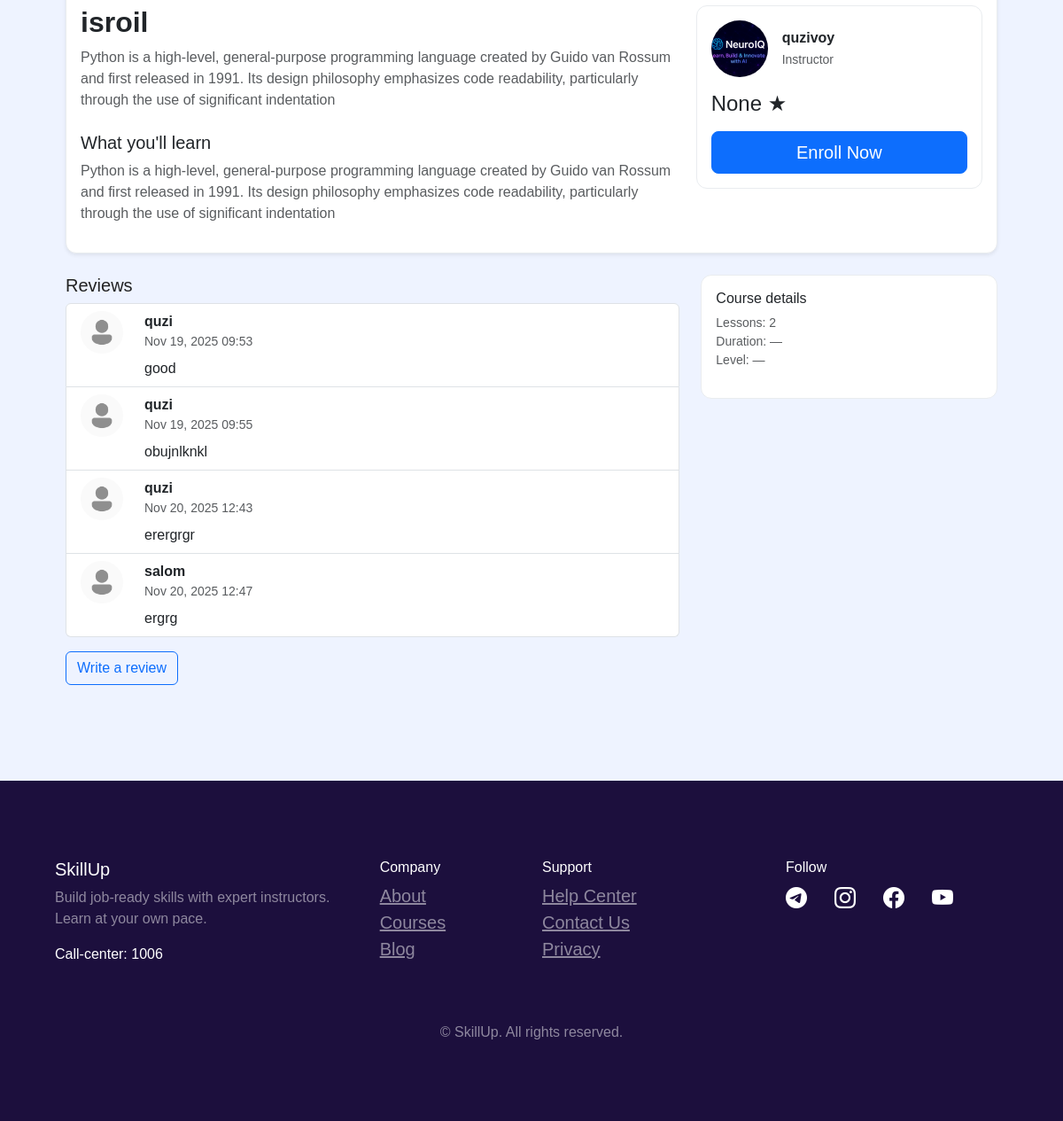
/courses/course-detail/5/ (signed in, lower part), run on an earlier commit of the app's database.
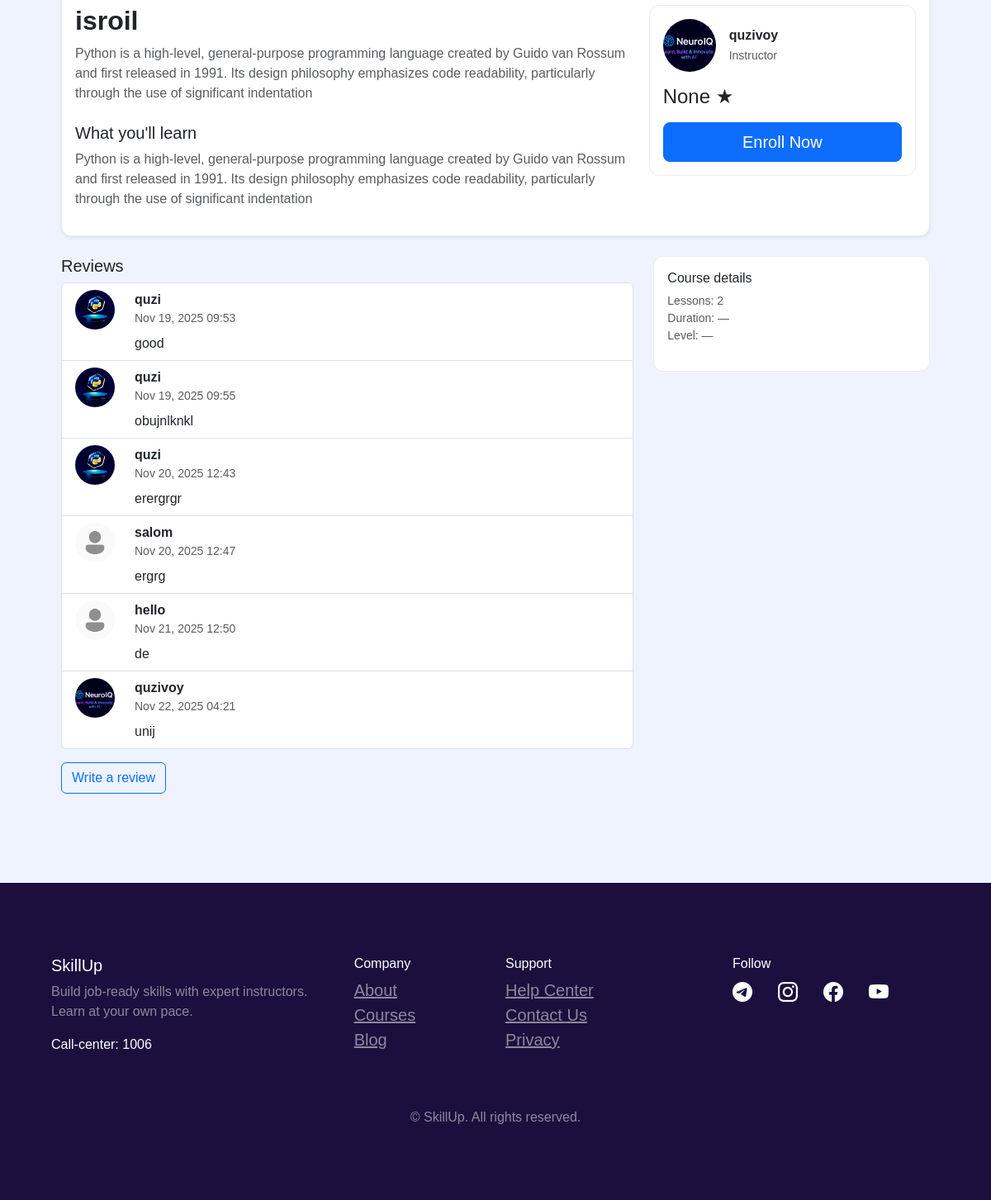
And on a later commit of the database.
### courses/models.py (models this page shows, shortened)
class Comment(models.Model):
    course = models.ForeignKey(Course, on_delete=models.CASCADE, null=True)
    user = models.ForeignKey(User, on_delete=models.CASCADE)
    comment = models.TextField()
    texted_at = models.DateTimeField(auto_now_add=True)

### accounts/models.py (models this page shows, shortened)
class User(AbstractUser):
    CHOICE_ROLE = [
        ('STUDENT', 'STUDENT'),
        ('TEACHER', 'TEACHER'),
        ('ADMIN','ADMIN')
    ]
    email = models.EmailField(unique=True)
    username = models.CharField(max_length=200)
    phone = models.CharField(max_length=200, null=True, blank=True)
    bio = models.TextField(null=True, blank=True)
    image = models.ImageField(upload_to='profile-images/')
    country = models.CharField(max_length=200, null=True, blank=True)
    role = models.CharField(max_length=200, choices=CHOICE_ROLE, default='STUDENT')
    USERNAME_FIELD = 'email'
    REQUIRED_FIELDS = ('username',)

### courses/views.py (the view)
# urls.py: path('course-detail/<int:pk>/', views.CourseDetail.as_view(), name='course-detail'),
class CourseDetail(LoginRequiredMixin,DetailView):
    template_name = 'main/course_detail.html'
    queryset = Course.objects.all()
    context_object_name = 'course'
    def get_context_data(self, **kwargs):
        context = super().get_context_data(**kwargs)
        course = Course.objects.get(pk=self.kwargs['pk'])
        context['comments'] = Comment.objects.filter(course=course)
        return context
    def dispatch(self, request, *args, **kwargs):
        course = self.get_object()
        if request.user.is_authenticated:
            if StudentCourses.objects.filter(user=request.user, courses=course, is_active=True).exists():
                return redirect('student-courses')
        if request.user.is_authenticated:
            if request.user.role == 'TEACHER':
                return redirect('teacher-courses')
        return super().dispatch(request, *args, **kwargs)

### templates/main/course_detail.html (shortened to what this page needs)
{% extends 'base.html' %}
{% block hero %}
<section class="container my-5">
  <div class="card mb-4 shadow-sm">
    <div class="card-body">
      <div class="row g-4">
        <div class="col-lg-8">
          <h2 class="fw-bold">{{ course.name }}</h2>
          <p class="text-muted">{{ course.bio }}</p>
          <h5 class="mt-4">What you'll learn</h5>
          <p class="text-muted">{{ course.description|default:course.bio }}</p>
        </div>
        <div class="col-lg-4">
          <div class="card p-3">
            <div class="d-flex align-items-center gap-3 mb-3">
              {% if course.user.image %}
              <img src="{{ course.user.image.url }}" class="rounded-circle" style="width:64px;height:64px;object-fit:cover" />
              {% else %}
              <img src="/media/user.png" class="rounded-circle" style="width:64px;height:64px;object-fit:cover" />
              {% endif %}
              <div>
                <div class="fw-bold">{{ course.user.get_full_name|default:course.user.username }}</div>
                <small class="text-muted">Instructor</small>
              </div>
            </div>
            <div class="mb-3">
              <strong class="h4">{{ course.rate }} ★</strong>
            </div>
            <a href="{% url 'verify' course.pk %}" class="btn btn-lg btn-primary w-100">Enroll Now</a>
          </div>
        </div>
      </div>
    </div>
  </div>
  <div class="row">
    <div class="col-lg-8">
      <h5>Reviews</h5>
      {% if comments.exists %}
        <div class="list-group">
          {% for c in comments %}
            <div class="list-group-item">
              <div class="d-flex gap-3">
                <div style="flex:0 0 56px;">
                  {% if c.user.image %}
                    <img src="{{ c.user.image.url }}" class="rounded-circle" style="width:48px;height:48px;object-fit:cover" />
                  {% else %}
                    <img src="/media/user.png" class="rounded-circle" style="width:48px;height:48px;object-fit:cover" />
                  {% endif %}
                </div>
                <div style="flex:1">
                  <div class="d-flex justify-content-between align-items-start">
                    <div>
                      <strong>{{ c.user.get_full_name|default:c.user.username }}</strong>
                      <div class="small text-muted">{{ c.texted_at|date:'M d, Y H:i' }}</div>
                    </div>
                  </div>
                  <div class="mt-2">{{ c.comment }}</div>
                </div>
              </div>
            </div>
          {% endfor %}
        </div>
      {% else %}
        <div class="card p-3 text-muted">No reviews yet. Be first to review this course.</div>
      {% endif %}
      <div class="mt-3">
        <a href="{% url 'write-comment' course.pk %}" class="btn btn-outline-primary">Write a review</a>
      </div>
    </div>
    <div class="col-lg-4">
      <div class="card p-3">
        <h6>Course details</h6>
        <ul class="list-unstyled small text-muted">
          <li>Lessons: {{ course.lessons.count }}</li>
          <li>Duration: —</li>
          <li>Level: —</li>
        </ul>
      </div>
    </div>
  </div>
</section>
{% endblock %}

What changed in the data, as far as the page shows it:
changed through a linked row, Comment "good": user.image: picture added; image: picture removed
changed through a linked row, Comment "obujnlknkl": user.image: picture added; image: picture removed
changed through a linked row, Comment "erergrgr": user.image: picture added; image: picture removed
added Comment: user.get_full_name "hello", texted_at "Nov 21, 2025 12:50", comment "de"
added Comment: user.image (picture), user.get_full_name "quzivoy", texted_at "Nov 22, 2025 04:21", comment "unij"
